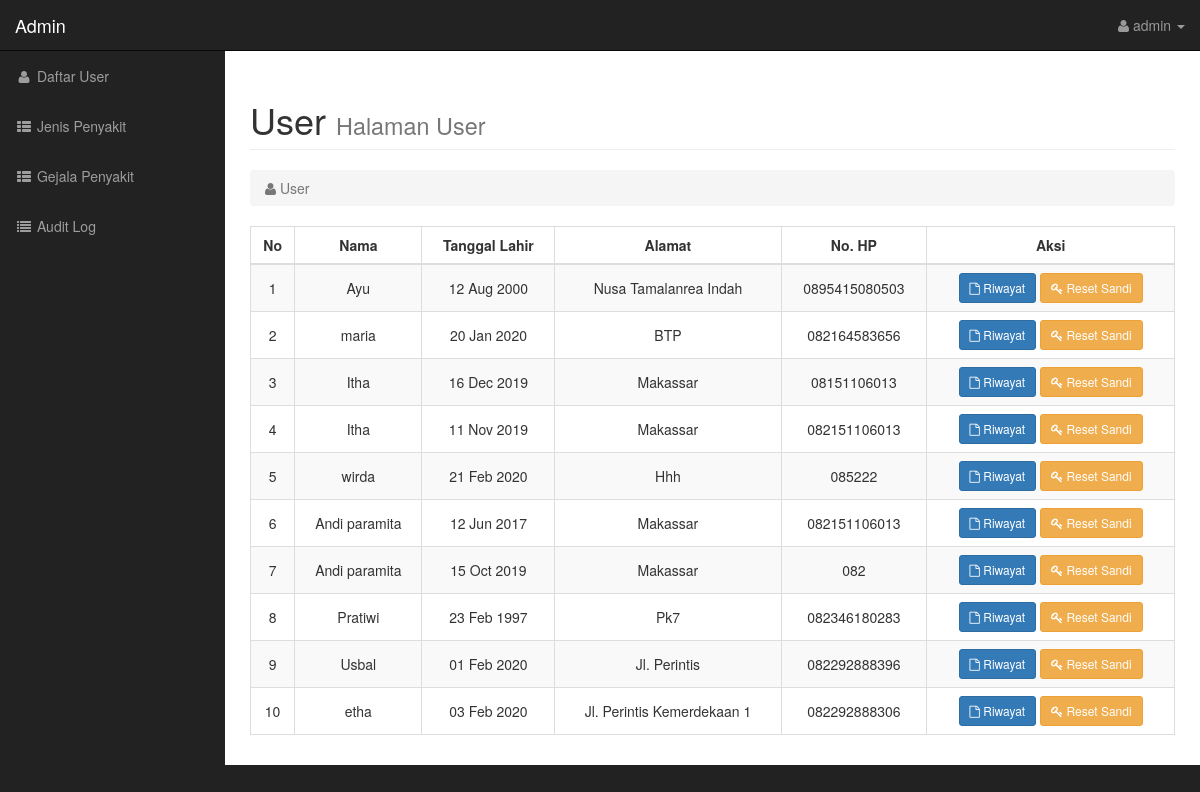
The page /admin/index.php (signed in) on the database as committed earlier.
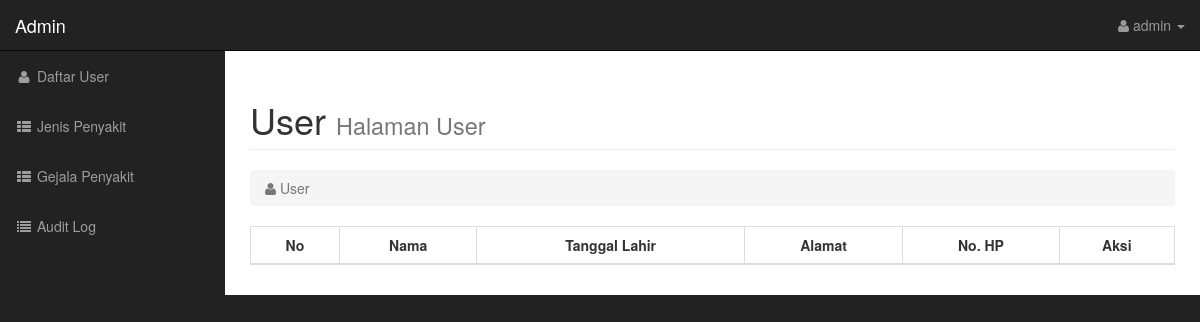
The same page on the database as committed later.
### tables this page shows
CREATE TABLE IF NOT EXISTS `user` (
  `id_user` int(11) NOT NULL AUTO_INCREMENT,
  `nama` varchar(100) NOT NULL,
  `tgl_lahir` date NOT NULL,
  `alamat` text NOT NULL,
  `no_hp` varchar(100) NOT NULL,
  `kata_sandi` varchar(255) NOT NULL,
  PRIMARY KEY (`id_user`),
  UNIQUE KEY `uq_user_nama` (`nama`)
);

### config/helpers.php (called while the page is built, shortened)
<?php
if (!function_exists('e')) {
    function e($value): string
    {
        return htmlspecialchars((string)($value ?? ''), ENT_QUOTES, 'UTF-8');
    }
}

### admin/user.php (the view, shortened to what this page needs)
<div class="row">
    <div class="col-lg-12">
        <h1 class="page-header">
            User <small>Halaman User</small>
        </h1>
        <ol class="breadcrumb">
            <li class="active">
                <i class="fa fa-user"></i> User
            </li>
        </ol>
    </div>
</div>
<div class="table-responsive">
    <table class="table table-striped table-bordered" id="tabelid" style="width:100%">
        <thead>
            <tr>
                <th style="vertical-align: middle" class="text-center">No</th>
                <th style="vertical-align: middle" class="text-center">Nama</th>
                <th style="vertical-align: middle" class="text-center">Tanggal Lahir</th>
                <th style="vertical-align: middle" class="text-center">Alamat</th>
                <th style="vertical-align: middle" class="text-center">No. HP</th>
                <th style="vertical-align: middle" class="text-center">Aksi</th>
            </tr>
        </thead>
        <tbody>
            <?php $no = 1;
             $get = $koneksi->query(
                 'SELECT id_user, nama, tgl_lahir, alamat, no_hp FROM user ORDER BY id_user DESC'
             ) ?>
            <?php while ($set = $get->fetch_assoc()) : ?>
                <tr>
                    <td style="vertical-align: middle" class="text-center"><?= $no ?></td>
                    <td style="vertical-align: middle" class="text-center"><?= e($set['nama']) ?></td>
                    <td style="vertical-align: middle" class="text-center"><?= e(date("d M Y", strtotime($set['tgl_lahir']))) ?></td>
                    <td style="vertical-align: middle" class="text-center"><?= e($set['alamat']) ?></td>
                    <td style="vertical-align: middle" class="text-center"><?= e($set['no_hp']) ?></td>
                    <td style="vertical-align: middle" class="text-center">
                        <a href="index.php?page=user-riwayat&id=<?= (int)$set['id_user'] ?>" class="btn btn-primary btn-sm"><i class="fa fa-file-o"></i> Riwayat</a>
                        <form action="user-sandi.php" method="post" style="display:inline" onsubmit="return confirm('Reset sandi user ini?')">
                            <button type="submit" class="btn btn-warning btn-sm" name="reset"><i class="fa fa-key"></i> Reset Sandi</button>
                        </form>
                    </td>
                </tr>
            <?php $no++; endwhile ?>
        </tbody>
    </table>
</div>

### admin/index.php (shortened to what this page needs)
<?php
require_once __DIR__ . "/../config/bootstrap.php";
?>
<!DOCTYPE html>
<html lang="en">
<head>
    <link type="text/css" href="../assets/css/bootstrap.min.css" rel="stylesheet">
    <link type="text/css" href="../assets/css/sb-admin.css" rel="stylesheet">
    <link type="text/css" href="../assets/css/plugins/morris.css" rel="stylesheet">
    <link href="../assets/font-awesome/css/font-awesome.min.css" rel="stylesheet" type="text/css">
    <link rel="stylesheet" type="text/css" href="https://cdn.datatables.net/1.13.8/css/dataTables.bootstrap4.min.css">
</head>
<body>
    <div id="wrapper">
        <nav class="navbar navbar-inverse navbar-fixed-top" role="navigation">
            <div class="navbar-header">
                <a class="navbar-brand" href="">Admin</a>
            </div>
            <ul class="nav navbar-right top-nav">
                <li class="dropdown">
                    <a href="#" class="dropdown-toggle" data-toggle="dropdown"><i class="fa fa-user"></i> <?= e($_SESSION['admin']['user'] ?? '') ?> <b class="caret"></b></a>
                </li>
            </ul>
            <div class="collapse navbar-collapse navbar-ex1-collapse">
                <ul class="nav navbar-nav side-nav">
                    <li><a href="index.php?page=user"><i class="fa fa-fw fa-user"></i> Daftar User</a></li>
                    <li><a href="index.php?page=penyakit"><i class="fa fa-fw fa-th-list"></i> Jenis Penyakit</a></li>
                    <li><a href="index.php?page=gejala"><i class="fa fa-fw fa-th-list"></i> Gejala Penyakit</a></li>
                    <li><a href="index.php?page=audit"><i class="fa fa-fw fa-list"></i> Audit Log</a></li>
                </ul>
            </div>
        </nav>
        <div id="page-wrapper">
            <div class="container-fluid">
                <?php
                if (isset($_GET['page'])) {
                    switch ($_GET['page']) {
                        case 'user':
                            include "user.php";
                            break;
                        case 'penyakit':
                            include "penyakit.php";
                            break;
                        case 'penyakit-ubah':
                            include "penyakit-ubah.php";
                            break;
                        case 'penyakit-hapus':
                            include "penyakit-hapus.php";
                            break;
                        case 'penyakit-detail':
                            include "penyakit-detail.php";
                            break;
                        case 'gejala':
                            include "gejala.php";
                            break;
                        case 'audit':
                            include "audit.php";
                            break;
                        case 'user-riwayat':
                            include "user-riwayat.php";
                            break;
                        default:
                            include "user.php";
                            break;
                    }
                } else {
                    include "user.php";
                }
                ?>
            </div>
        </div>
    </div>
</body>
</html>

### assets/css/sb-admin.css (style rules this page uses)
body { margin-top: 100px; background-color: #222; }
@media (min-width:768px) { body { margin-top: 50px; } }
#wrapper { padding-left: 0; }
#page-wrapper { width: 100%; padding: 0; background-color: #fff; }
@media (min-width:768px) { #wrapper { padding-left: 225px; } }
@media (min-width:768px) { #page-wrapper { padding: 10px; } }
.top-nav { padding: 0 15px; }
.top-nav>li { display: inline-block; float: left; }
.top-nav>li>a { padding-top: 15px; padding-bottom: 15px; line-height: 20px; color: #999; }
@media (min-width:768px) { .side-nav { position: fixed; top: 51px; left: 225px; width: 225px; margin-left: -225px; border: none; border-radius: 0; overflow-y: auto; background-color: #222; } }
@media (min-width:768px) { .side-nav>li>a { width: 225px; } }

Rows that differ between the two databases and show on the page:
removed user: nama "Ayu", tgl_lahir "12 Aug 2000", alamat "Nusa Tamalanrea Indah", no_hp "0895415080503"
removed user: nama "maria", tgl_lahir "20 Jan 2020", alamat "BTP", no_hp "082164583656"
removed user: nama "Itha", tgl_lahir "16 Dec 2019", alamat "Makassar", no_hp "08151106013"
removed user: nama "Itha", tgl_lahir "11 Nov 2019", alamat "Makassar", no_hp "082151106013"
removed user: nama "wirda", tgl_lahir "21 Feb 2020", alamat "Hhh", no_hp "085222"
removed user: nama "Andi paramita", tgl_lahir "12 Jun 2017", alamat "Makassar", no_hp "082151106013"
removed user: nama "Andi paramita", tgl_lahir "15 Oct 2019", alamat "Makassar", no_hp "082"
removed user: nama "Pratiwi", tgl_lahir "23 Feb 1997", alamat "Pk7", no_hp "082346180283"
removed user: nama "Usbal", tgl_lahir "01 Feb 2020", alamat "Jl. Perintis", no_hp "082292888396"
removed user: nama "etha", tgl_lahir "03 Feb 2020", alamat "Jl. Perintis Kemerdekaan 1", no_hp "082292888306"
